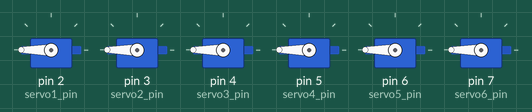
Recording of a sketch running on a simulated Arduino Uno, built with avr-gcc and run on an emulated ATmega328P. Parts: 6 × servo.

Above: at 0.05 s.
At 2.0 s:
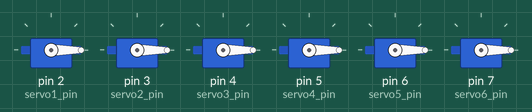
Timing chart, 0 to 4.6 s (numbered marks = the images above):
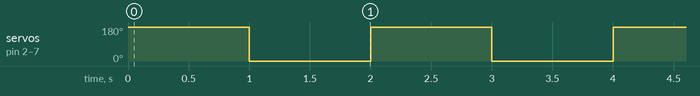

The sketch:

copy_of_copy_of_copy_of_smashing_gaaris1.ino
```cpp
#include <Servo.h>

Servo servo1, servo2, servo3, servo4, servo5, servo6;
int servo1_pin = 2, servo2_pin = 3, servo3_pin = 4, servo4_pin = 5, servo5_pin = 6, servo6_pin = 7;

void setup() {
  servo1.attach(servo1_pin);
  servo2.attach(servo2_pin);
  servo3.attach(servo3_pin);
  servo4.attach(servo4_pin);
  servo5.attach(servo5_pin);
  servo6.attach(servo6_pin);
}

void loop() {
  servo1.write(180);
  servo2.write(180);
  servo3.write(180);
  servo4.write(180);
  servo5.write(180);
  servo6.write(180);
  delay(1000);

  servo1.write(0);
  servo2.write(0);
  servo3.write(0);
  servo4.write(0);
  servo5.write(0);
  servo6.write(0);
  delay(1000);
}
```

Measured:
- by itself, servo on pin 2 (servo1_pin), servo on pin 3 (servo2_pin), servo on pin 4 (servo3_pin), servo on pin 5 (servo4_pin), servo on pin 6 (servo5_pin), servo on pin 7 (servo6_pin): alternates 180° for 1.0 s and 0° for 1.0 s
